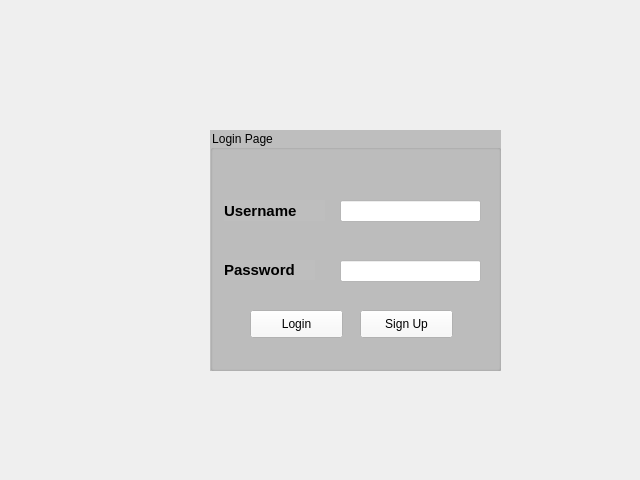
<?xml version="1.0" encoding="UTF-8"?>
<ui version="4.0">
 <class>Form</class>
 <widget class="QWidget" name="Form">
  <property name="geometry">
   <rect>
    <x>0</x>
    <y>0</y>
    <width>640</width>
    <height>480</height>
   </rect>
  </property>
  <property name="windowTitle">
   <string>Form</string>
  </property>
  <widget class="QGroupBox" name="groupBox">
   <property name="geometry">
    <rect>
     <x>210</x>
     <y>130</y>
     <width>291</width>
     <height>241</height>
    </rect>
   </property>
   <property name="styleSheet">
    <string notr="true">background-color:rgb(190, 190, 190)</string>
   </property>
   <property name="title">
    <string>Login Page</string>
   </property>
   <widget class="QLabel" name="username_label">
    <property name="geometry">
     <rect>
      <x>14</x>
      <y>70</y>
      <width>101</width>
      <height>21</height>
     </rect>
    </property>
    <property name="font">
     <font>
      <pointsize>11</pointsize>
      <weight>75</weight>
      <bold>true</bold>
     </font>
    </property>
    <property name="text">
     <string>Username</string>
    </property>
   </widget>
   <widget class="QLabel" name="password_label">
    <property name="geometry">
     <rect>
      <x>14</x>
      <y>130</y>
      <width>91</width>
      <height>20</height>
     </rect>
    </property>
    <property name="font">
     <font>
      <pointsize>11</pointsize>
      <weight>75</weight>
      <bold>true</bold>
     </font>
    </property>
    <property name="text">
     <string>Password</string>
    </property>
   </widget>
   <widget class="QLineEdit" name="username_lineedit">
    <property name="geometry">
     <rect>
      <x>130</x>
      <y>70</y>
      <width>141</width>
      <height>22</height>
     </rect>
    </property>
    <property name="styleSheet">
     <string notr="true">background-color:rgb(255, 255, 255)</string>
    </property>
    <property name="clearButtonEnabled">
     <bool>false</bool>
    </property>
   </widget>
   <widget class="QLineEdit" name="password_lineedit">
    <property name="geometry">
     <rect>
      <x>130</x>
      <y>130</y>
      <width>141</width>
      <height>22</height>
     </rect>
    </property>
    <property name="styleSheet">
     <string notr="true">background-color:rgb(255, 255, 255)</string>
    </property>
    <property name="text">
     <string/>
    </property>
    <property name="echoMode">
     <enum>QLineEdit::Password</enum>
    </property>
   </widget>
   <widget class="QPushButton" name="login_btn">
    <property name="geometry">
     <rect>
      <x>40</x>
      <y>180</y>
      <width>93</width>
      <height>28</height>
     </rect>
    </property>
    <property name="styleSheet">
     <string notr="true">background-color:rgb(248, 248, 248)</string>
    </property>
    <property name="text">
     <string>Login</string>
    </property>
   </widget>
   <widget class="QPushButton" name="signup_btn">
    <property name="geometry">
     <rect>
      <x>150</x>
      <y>180</y>
      <width>93</width>
      <height>28</height>
     </rect>
    </property>
    <property name="styleSheet">
     <string notr="true">background-color:rgb(248,248,248)</string>
    </property>
    <property name="text">
     <string>Sign Up</string>
    </property>
   </widget>
  </widget>
 </widget>
 <resources/>
 <connections/>
</ui>
